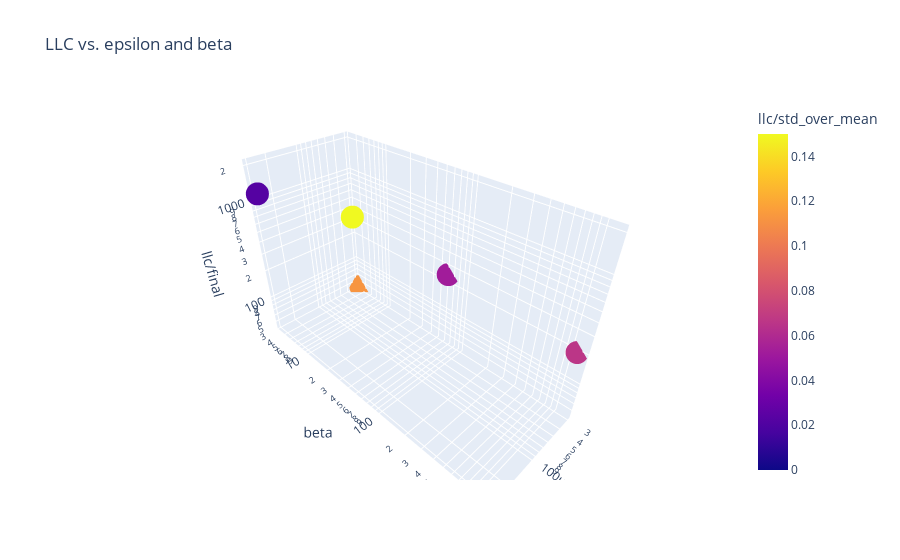

Notebook code for this chart:
### Code cell
analyzer.plot()

### Figure 1 — Plotly figure (JSON) as saved in the notebook; plotly's stock layout.template omitted (floating-point values rounded to 4 significant figures)
{"data": [{"hovertemplate": "epsilon=%{x}<br>beta=%{y}<br>llc/final=%{z}<br>llc/std_over_mean=%{marker.color}<extra></extra>", "legendgroup": "", "marker": {"color": [0.1122, 0.05272, 0.06591, 0.02243, 0.4541], "coloraxis": "coloraxis", "symbol": "circle"}, "mode": "markers", "name": "", "scene": "scene", "showlegend": false, "type": "scatter3d", "x": [3e-05, 3e-05, 3e-05, 0.0003, 0.0003], "y": [3.511, 62.44, 1110.0, 3.511, 62.44], "z": [45.72, 249.9, 198.3, 1190.0, 1996.0]}], "layout": {"coloraxis": {"cmax": 0.15, "cmin": 0, "colorbar": {"title": {"text": "llc/std_over_mean"}}, "colorscale": [[0, "#0d0887"], [0.1111, "#46039f"], [0.2222, "#7201a8"], [0.3333, "#9c179e"], [0.4444, "#bd3786"], [0.5556, "#d8576b"], [0.6667, "#ed7953"], [0.7778, "#fb9f3a"], [0.8889, "#fdca26"], [1, "#f0f921"]]}, "legend": {"tracegroupgap": 0}, "scene": {"domain": {"x": [0, 1], "y": [0, 1]}, "xaxis": {"title": {"text": "epsilon"}, "type": "log"}, "yaxis": {"title": {"text": "beta"}, "type": "log"}, "zaxis": {"title": {"text": "llc/final"}, "type": "log"}}, "title": {"text": "LLC vs. epsilon and beta"}}}
